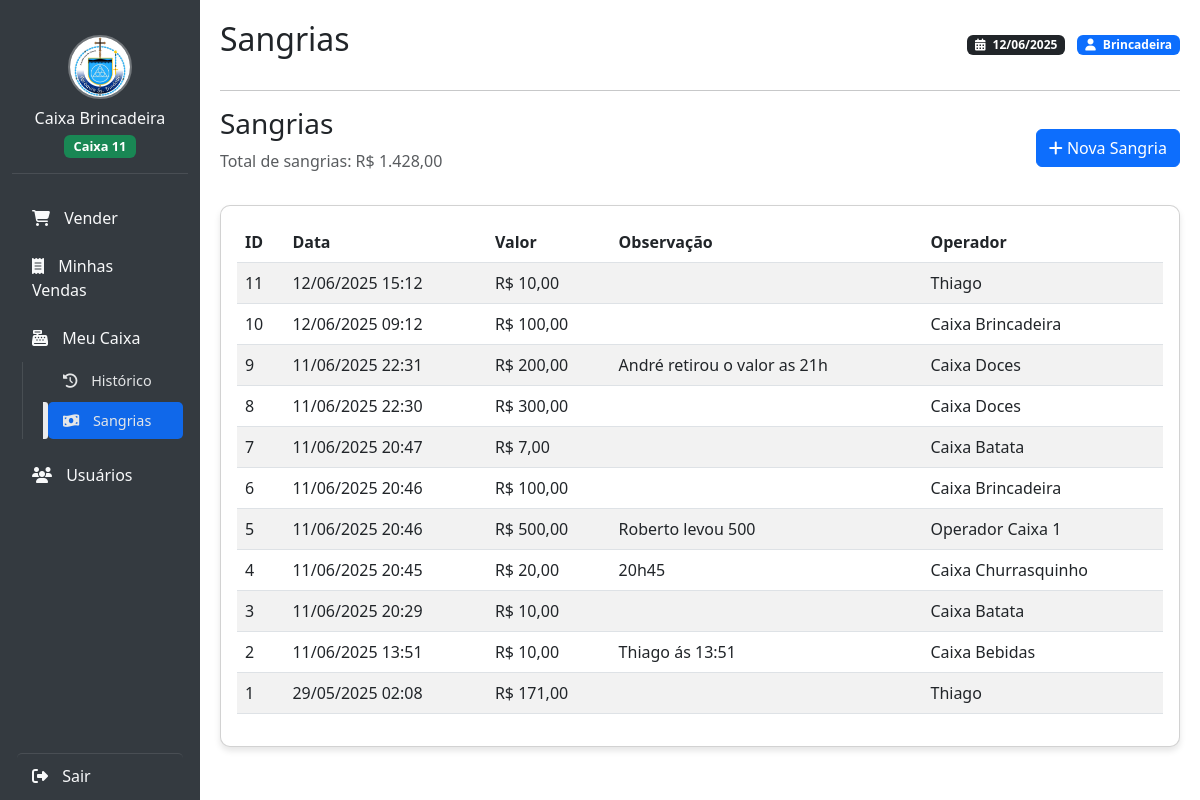
Screenshot of /sangrias.php (signed in) with the database file from the repository.
### tables this page shows
CREATE TABLE IF NOT EXISTS `sangrias` (
  `id` int(11) NOT NULL AUTO_INCREMENT,
  `valor` decimal(10,2) DEFAULT NULL,
  `data` datetime DEFAULT current_timestamp(),
  `observacao` text DEFAULT NULL,
  `usuario_id` int(11) DEFAULT NULL,
  `controle_caixa_id` int(11) DEFAULT NULL,
  PRIMARY KEY (`id`),
  KEY `fk_sangrias_usuarios` (`usuario_id`),
  KEY `fk_sangrias_controle_caixa` (`controle_caixa_id`),
  CONSTRAINT `fk_sangrias_controle_caixa` FOREIGN KEY (`controle_caixa_id`) REFERENCES `controle_caixa` (`id`),
  CONSTRAINT `fk_sangrias_usuarios` FOREIGN KEY (`usuario_id`) REFERENCES `usuarios` (`id`)
);

CREATE TABLE IF NOT EXISTS `usuarios` (
  `id` int(11) NOT NULL AUTO_INCREMENT,
  `nome` varchar(100) NOT NULL,
  `usuario` varchar(50) NOT NULL,
  `senha` varchar(255) NOT NULL,
  `caixa_numero` int(11) NOT NULL,
  `ativo` tinyint(1) DEFAULT 1,
  `ultimo_login` datetime DEFAULT NULL,
  `nivel` varchar(20) NOT NULL DEFAULT 'operador' COMMENT 'administrador ou operador',
  PRIMARY KEY (`id`),
  UNIQUE KEY `usuario` (`usuario`)
);

### sangrias.php (the view, shortened to what this page needs)
<?php
require_once 'db.php';
$sql = "SELECT s.*, u.nome as usuario_nome
        FROM sangrias s
        LEFT JOIN usuarios u ON s.usuario_id = u.id
        ORDER BY s.data DESC";
$result = mysqli_query($conn, $sql);
$sql_total = "SELECT SUM(valor) as total FROM sangrias";
$result_total = mysqli_query($conn, $sql_total);
$row_total = mysqli_fetch_assoc($result_total);
$total_sangrias = $row_total['total'] ? $row_total['total'] : 0;
include 'header.php';
?>
<div class="d-flex justify-content-between align-items-center mb-3">
    <div>
        <h3>Sangrias</h3>
        <p class="text-muted">Total de sangrias: R$ <?php echo number_format($total_sangrias, 2, ',', '.'); ?></p>
    </div>
    <a href="registrar_sangria.php" class="btn btn-primary">
        <i class="fas fa-plus"></i> Nova Sangria
    </a>
</div>
<div class="card">
    <div class="card-body">
        <div class="table-responsive">
            <table class="table table-striped table-hover">
                <thead>
                    <tr>
                        <th>ID</th>
                        <th>Data</th>
                        <th>Valor</th>
                        <th>Observação</th>
                        <th>Operador</th>
                    </tr>
                </thead>
                <tbody>
                    <?php if (mysqli_num_rows($result) > 0): ?>
                        <?php while($row = mysqli_fetch_assoc($result)): ?>
                            <tr>
                                <td><?php echo $row['id']; ?></td>
                                <td><?php echo date('d/m/Y H:i', strtotime($row['data'])); ?></td>
                                <td>R$ <?php echo number_format($row['valor'], 2, ',', '.'); ?></td>
                                <td><?php echo nl2br(htmlspecialchars($row['observacao'])); ?></td>
                                <td><?php echo $row['usuario_nome'] ? $row['usuario_nome'] : 'N/A'; ?></td>
                            </tr>
                        <?php endwhile; ?>
                    <?php else: ?>
                        <tr>
                            <td colspan="5" class="text-center">Nenhuma sangria registrada</td>
                        </tr>
                    <?php endif; ?>
                </tbody>
            </table>
        </div>
    </div>
</div>
<?php include 'footer.php'; ?>

### header.php (style rules this page uses)
:root { --primary-color: #0d6efd; --secondary-color: #343a40; --accent-color: #198754; }
body { touch-action: manipulation; -webkit-overflow-scrolling: touch; }
.card { margin-bottom: 20px; border-radius: 10px; box-shadow: 0 4px 6px rgba(0,0,0,0.1); overflow: hidden; }

### rows the page displays
sangrias: id "11", data "12/06/2025 15:12", valor "10,00", usuario.nome "Thiago"
sangrias: id "10", data "12/06/2025 09:12", valor "100,00", usuario.nome "Caixa Brincadeira"
sangrias: id "9", data "11/06/2025 22:31", valor "200,00", observacao "André retirou o valor as 21h", usuario.nome "Caixa Doces"
sangrias: id "8", data "11/06/2025 22:30", valor "300,00", usuario.nome "Caixa Doces"
sangrias: id "7", data "11/06/2025 20:47", valor "7,00", usuario.nome "Caixa Batata"
sangrias: id "6", data "11/06/2025 20:46", valor "100,00", usuario.nome "Caixa Brincadeira"
sangrias: id "5", data "11/06/2025 20:46", valor "500,00", observacao "Roberto levou 500", usuario.nome "Operador Caixa 1"
sangrias: id "4", data "11/06/2025 20:45", valor "20,00", observacao "20h45", usuario.nome "Caixa Churrasquinho"
sangrias: id "3", data "11/06/2025 20:29", valor "10,00", usuario.nome "Caixa Batata"
sangrias: id "2", data "11/06/2025 13:51", valor "10,00", observacao "Thiago ás 13:51", usuario.nome "Caixa Bebidas"
sangrias: id "1", data "29/05/2025 02:08", valor "171,00", usuario.nome "Thiago"

### other values shown
$_SESSION['usuario_nome'] "Caixa Brincadeira"
$_SESSION['caixa_numero'] "11"
str_replace(['.php', '_'], ['', ' '], basename($_SERVER['PHP_SELF'])) "Sangrias"
$_SESSION['usuario'] "Brincadeira"
$total_sangrias "1.428,00"
